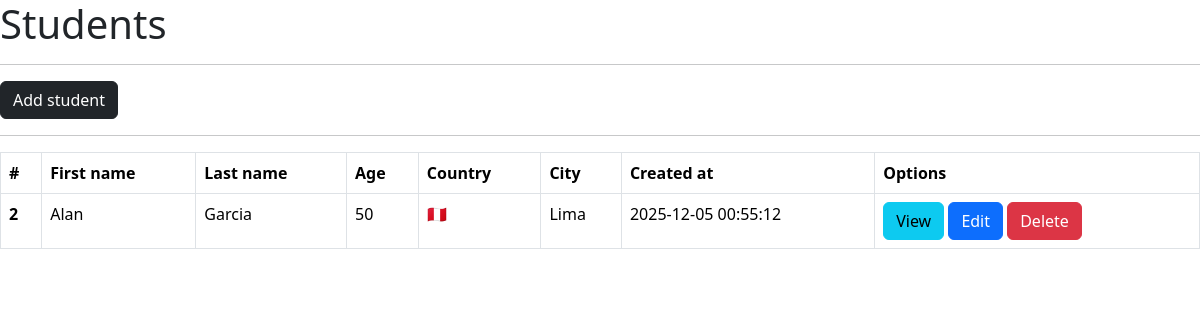
The page /students/ on the database its author committed.
### main.py (models this page shows, shortened)
class Student(db.Model):
    __tablename__ = "students"
    id = db.Column(db.Integer, primary_key=True, autoincrement=True)
    first_name = db.Column(db.String(200))
    last_name = db.Column(db.String(200))
    age = db.Column(db.Integer)
    country = db.Column(db.String(10))
    city = db.Column(db.String(50))
    created_at = db.Column(db.DateTime(timezone=True), server_default=func.now())

### main.py (the view)
@app.route("/students/")
def students():
    data = Student.query.all()
    return render_template("students.html", items=data)

### templates/students.html (shortened to what this page needs)
{% extends 'base.html' %}
{% block body %}
<h1>Students</h1>
    <hr>
    <a class="btn btn-dark" href="{{ url_for('students_add') }}">Add student</a>
    <hr>
    <table class="table table-bordered">
      <thead>
        <tr>
          <th scope="col">#</th>
          <th scope="col">First name</th>
          <th scope="col">Last name</th>
          <th scope="col">Age</th>
          <th scope="col">Country</th>
          <th scope="col">City</th>
          <th scope="col">Created at</th>
          <th scope="col">Options</th>
        </tr>
      </thead>
      <tbody>
        {% for item in items %}
        <tr>
          <th scope="row">{{ item.id }}</th>
          <td>{{ item.first_name }}</td>
          <td>{{ item.last_name }}</td>
          <td>{{ item.age }}</td>
          {% if item.country == "PE" %}
          <td>🇵🇪</td>
          {% else %}
          <td>{{ item.country }}</td>
          {% endif %}
          <td>{{ item.city }}</td>
          <td>{{ item.created_at.strftime("%Y-%m-%d %H:%M:%S") }}</td>
          <td>
            <a class="btn btn-info" href="{{ url_for('students_by_id', id=item.id) }}">View</a>
            <a class="btn btn-primary" href="{{ url_for('students_edit_by_id', id=item.id) }}">Edit</a>
            <a class="btn btn-danger" href="{{ url_for('students_delete_by_id', id=item.id) }}">Delete</a>
          </td>
        </tr>
        {% endfor %}
      </tbody>
    </table>
    {% endblock %}

### rows shown on the page
Student: id "2", first_name "Alan", last_name "Garcia", age "50", city "Lima", created_at "2025-12-05 00:55:12"
